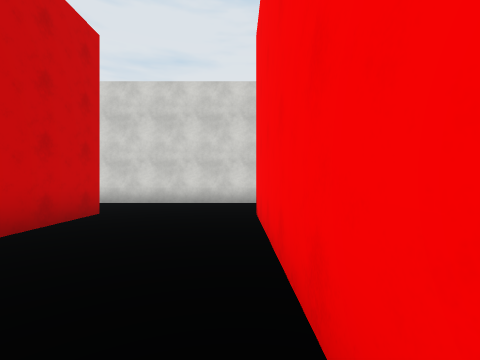
[1] (above)

12 first-person views from a walk through a 3-D level made in the Unity game engine. The camera is 1.5 m above the floor, looks level and sees 90° across. The floor is counted in squares, 2 m on a side. Each view is taken from the middle of a square. On the plan, view 1 faces up. The plan holds only what a view shows up to about 9 squares ahead; the rest is blank. The player is left out. Door leaves are left out, so doorways stand open. Surface patterns are stand-ins for the level's own textures.

[2]
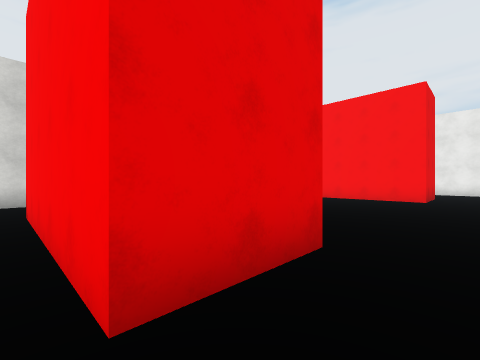

[3]
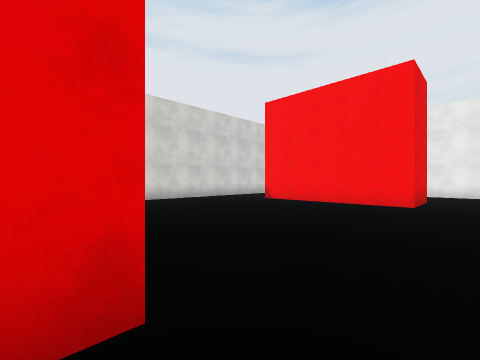

[4]
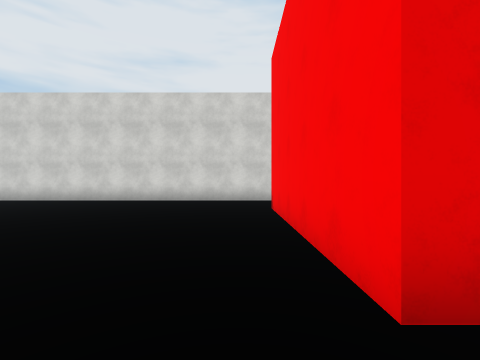

[5]
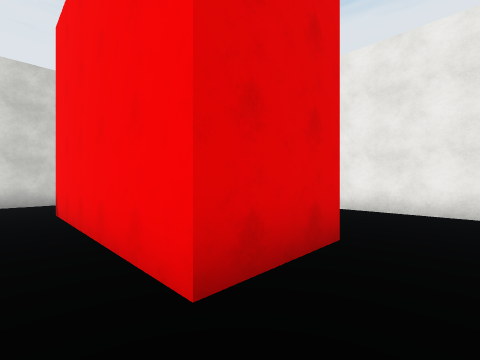

[6]
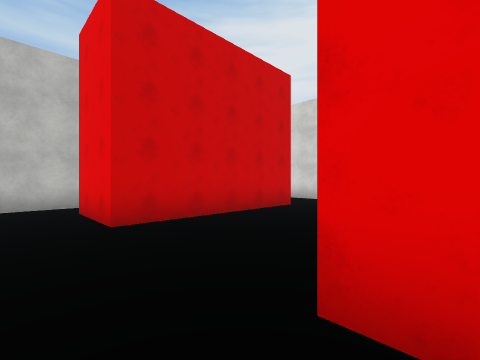

[7]
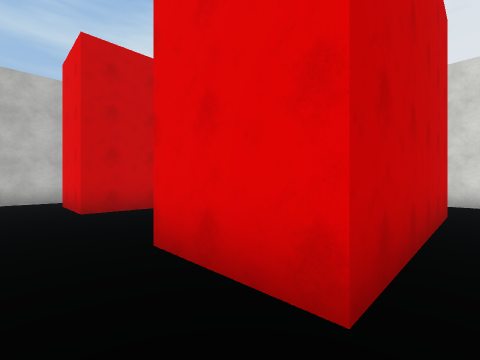

[8]
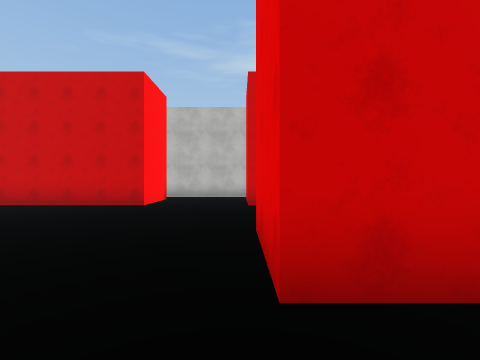

[9]
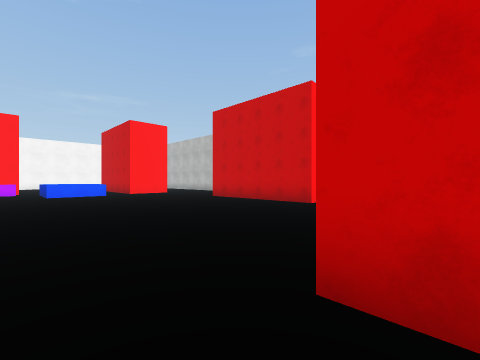

[10]
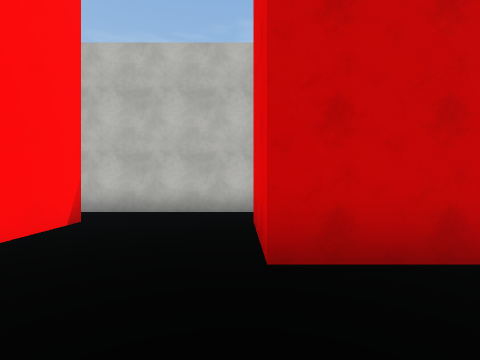

[11]
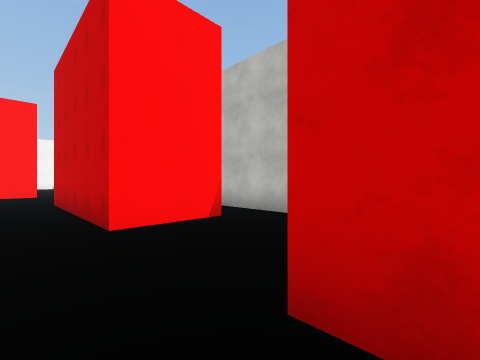

[12]
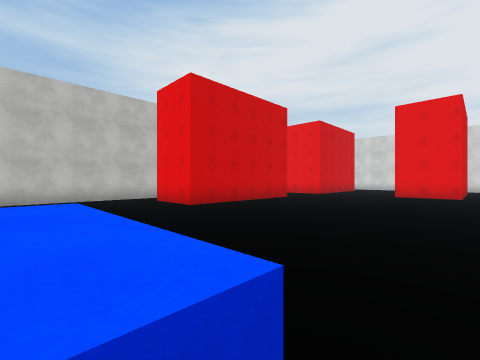

### Floor plan
Points are (right, up) in squares from view 1. A wall is a line through its corners. A room is listed if a view was taken in it or the views show most of it. See-through windows are left out.
Room 1 (views 1, 2, 3, 4, 5, 6, 7, 8, 9, 10, 11, 12)
walls: (2.5, -11.5) (2.5, -12); (12, 0.2) (9.8, 0.2) (9.8, 5.4); (-5.4, -2.9) (-3.1, -2.9) (-3.1, -8) (-5.4, -8); (-6.6, -8.9) (-6.6, -12); (15.2, -1) (15.2, 1.6); (2.5, 5.4) (2.5, 0.2) (0.4, 0.2) (0.4, 5.4); (-6.6, 0.5) (-6.6, -4.4); (-3.1, 5.4) (-3.1, 0.2) (-5.4, 0.2); (10.2, 7.8) (-4.6, 7.8)

Where each view was taken, in squares from view 1:
view 1: 0 up, 0 right, facing up
view 2: 1 down, 0 right, facing up-right
view 3: 1 down, 2 right, facing up-right
view 4: 1 down, 9 right, facing up
view 5: 1 down, 9 right, facing up-right
view 6: 1 down, 1 right, facing up-left
view 7: 1 down, 3 right, facing up-left
view 8: 0 up, 4 right, facing left
view 9: 1 up, 4 right, facing down-left
view 10: 0 up, 1 left, facing left
view 11: 1 up, 2 left, facing down-left
view 12: 12 down, 3 right, facing up-left
